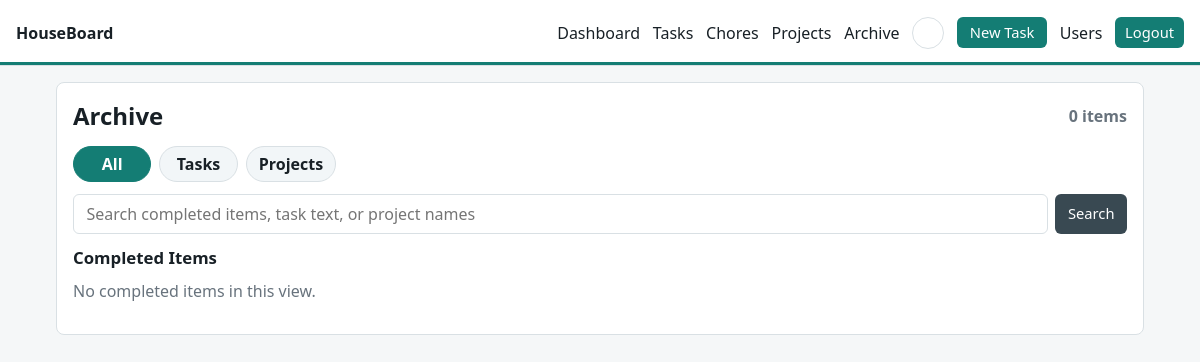
Page /archive (signed in) on the earlier database version.
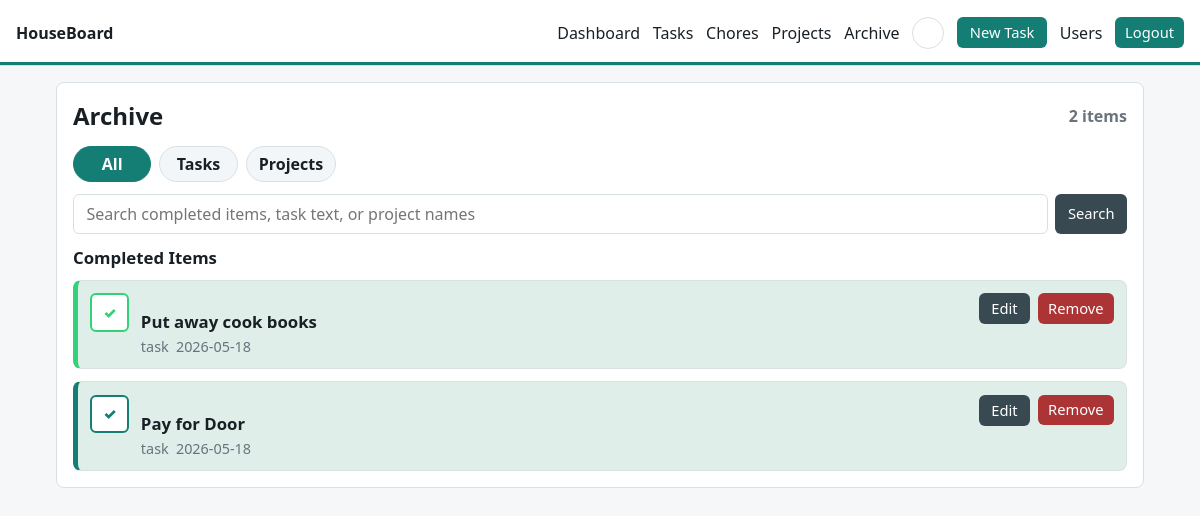
Same page on the later database version.
### app/models.py (models this page shows)
class Task(Base):
    __tablename__ = "tasks"
    id: Mapped[int] = mapped_column(Integer, primary_key=True)
    title: Mapped[str] = mapped_column(String(160), index=True)
    description: Mapped[str] = mapped_column(Text, default="")
    type: Mapped[str] = mapped_column(String(20), default="chore")
    status: Mapped[str] = mapped_column(String(20), default="incomplete", index=True)
    priority: Mapped[int] = mapped_column(Integer, default=2)
    color: Mapped[str] = mapped_column(String(20), default="#147d74")
    assigned_to: Mapped[int | None] = mapped_column(ForeignKey("users.id"), nullable=True)
    project_name: Mapped[str] = mapped_column(String(120), default="", index=True)
    project_order: Mapped[int] = mapped_column(Integer, default=0)
    reset_frequency: Mapped[str] = mapped_column(String(30), default="daily")
    reset_value: Mapped[str] = mapped_column(String(100), default="")
    due_at: Mapped[datetime | None] = mapped_column(DateTime(timezone=True), nullable=True)
    completed_date: Mapped[date | None] = mapped_column(Date, nullable=True, index=True)
    next_reset_at: Mapped[datetime | None] = mapped_column(DateTime(timezone=True), nullable=True)
    created_at: Mapped[datetime] = mapped_column(DateTime(timezone=True), default=utcnow)
    updated_at: Mapped[datetime] = mapped_column(DateTime(timezone=True), default=utcnow)
    assignee: Mapped[User | None] = relationship(back_populates="tasks")
    history: Mapped[list["TaskHistory"]] = relationship(
        back_populates="task", cascade="all, delete-orphan"
    )

### app/main.py (the view)
@app.get("/archive", response_class=HTMLResponse)
def archive_page(
    request: Request,
    tab: str = "all",
    q: str = "",
    user: User = Depends(get_current_user),
    db: Session = Depends(get_db),
):
    current_tab = tab if tab in {"all", "tasks", "projects"} else "all"
    items = archive_tasks(db, tab=current_tab, query=q)
    project_groups = archive_project_groups(items) if current_tab == "projects" else []
    return render(
        request,
        "archive.html",
        {
            "user": user,
            "tab": current_tab,
            "q": q,
            "items": items,
            "project_groups": project_groups,
            "project_color": lambda name: project_color(db, name),
            "project_quote": project_quote,
        },
    )

### app/templates/archive.html (shortened to what the changed rows need)
{% extends "base.html" %}
{% block content %}
<section class="panel">
  <div class="section-title archive-head">
    <h1>Archive</h1>
    <span class="archive-count">{{ items | length }} items</span>
  </div>
  {% if tab == "projects" %}
    <div class="archive-project-groups">
      {% for group in project_groups %}
        <section class="browser-group archive-project-group" style="--project-color: {{ project_color(group.name) }}">
          <div class="archive-project-head">
            <div>
              <h2>{{ group.name }}</h2>
              <p>{{ group.count }} completed items{% if group.last_completed_at %} · last {{ group.last_completed_at | short_date }}{% endif %}</p>
            </div>
            <a class="button-link secondary-link" href="/projects">Open Projects</a>
          </div>
          <div class="task-list">
            {% for task in group.tasks %}
              <article class="task-card complete archive-card" style="--task-color: {{ task.color }}">
                <form method="post" action="/projects/tasks/{{ task.id }}/toggle?return_to=/archive?tab={{ tab }}">
                  <button class="check" title="Mark incomplete">✓</button>
                </form>
                <div>
                  <h3>{{ task.title }}</h3>
                  <div class="meta">
                    <span>{{ "No order" if task.project_order == 0 else "Order " ~ task.project_order }}</span>
                    {% if task.due_at %}<span>Due {{ task.due_at | short_date }}</span>{% endif %}
                    {% if task.completed_date %}<span>{{ task.completed_date }}</span>{% endif %}
                  </div>
                </div>
                <div class="task-actions">
                  <a class="button-link secondary-link" href="/tasks/{{ task.id }}/edit">Edit</a>
                  <form method="post" action="/projects/tasks/{{ task.id }}/delete?return_to=/archive?tab={{ tab }}">
                    <button class="danger" type="submit">Remove</button>
                  </form>
                </div>
              </article>
            {% endfor %}
          </div>
        </section>
      {% else %}
        <p class="empty">No completed project items in this view.</p>
      {% endfor %}
    </div>
  {% else %}
    <div class="task-browser">
      <section class="browser-group">
        <h2>Completed Items</h2>
        <div class="task-list">
          {% for task in items %}
            <article class="task-card complete archive-card" style="--task-color: {{ task.color }}">
              <form method="post" action="/tasks/{{ task.id }}/toggle?return_to=/archive?tab={{ tab }}">
                <button class="check" title="Mark incomplete">✓</button>
              </form>
              <div>
                <h3>{{ task.title }}</h3>
                <div class="meta">
                  <span>{{ task.type or "task" }}</span>
                  {% if task.completed_date %}<span>{{ task.completed_date }}</span>{% endif %}
                </div>
              </div>
              <div class="task-actions">
                <a class="button-link secondary-link" href="/tasks/{{ task.id }}/edit">Edit</a>
                {% if task.project_name %}
                  <form method="post" action="/projects/tasks/{{ task.id }}/delete?return_to=/archive?tab={{ tab }}">
                    <button class="danger" type="submit">Remove</button>
                  </form>
                {% else %}
                  <form method="post" action="/tasks/{{ task.id }}/delete?return_to=/archive?tab={{ tab }}">
                    <button class="danger" type="submit">Remove</button>
                  </form>
                {% endif %}
              </div>
            </article>
          {% else %}
            <p class="empty">No completed items in this view.</p>
          {% endfor %}
        </div>
      </section>
    </div>
  {% endif %}
</section>
{% endblock %}

Differences in the rows shown:
now on this page (row edited): Task: title "Put away cook books", type "task", completed_date "2026-05-18"
now on this page (row edited): Task: title "Pay for Door", type "task", completed_date "2026-05-18"
Other differences:
{{ items | length }}: "0" → "2"
text no longer shown: "No completed items in this view."
